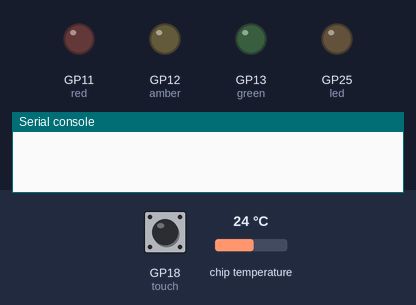
A program run on a simulated Raspberry Pi Pico running MicroPython. Shown: output pins drawn as LEDs (lit = HIGH), the last lines printed to the serial console. Dashed ring = blinking. Inputs (shaded band) come from the test bench; at power-on: GP18 (touch) LOW, chip temperature 24 °C.

Above: at 1.2 s.
1.3 s: GP18 (touch) pulled HIGH for 1 s
At 1.7 s:
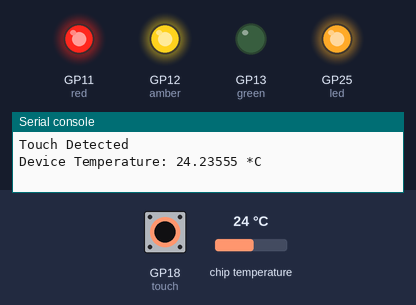
3.8 s: GP18 (touch) pulled HIGH for 0.15 s
At 4.9 s:
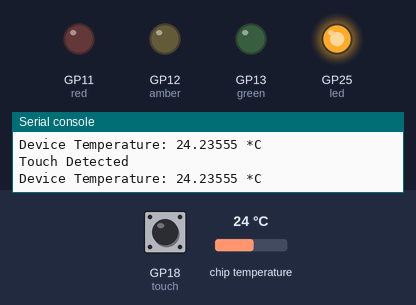
5.8 s: GP18 (touch) pulled HIGH for 3.2 s
At 6.1 s:
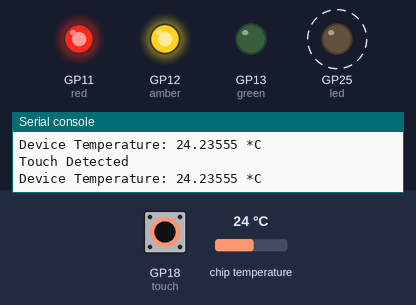
Timing chart, 0 to 10.8 s (numbered marks = the images above; inputs shaded):
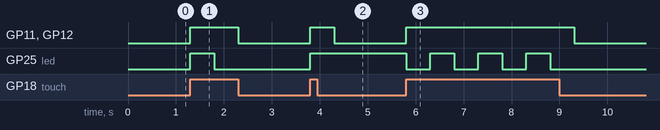

Measured:
- after the input at 1.3 s, GP11 (red), GP12 (amber): LOW → HIGH at once, → LOW 1.0 s later; GP25 (led): LOW → HIGH at once, → LOW 0.50 s later
- after the input at 3.8 s, GP11 (red), GP12 (amber): LOW → HIGH at once, → LOW 0.50 s later; GP25 (led): LOW → HIGH at once
- after the input at 5.8 s, GP11 (red), GP12 (amber): LOW → HIGH at once, → LOW 3.5 s later; GP25 (led): alternates HIGH for 0.50 s and LOW for 0.50 s, 7 changes in all, then stays LOW, starting at once

The program:

pico_touchswitch.py
```python
from machine import Pin
import time

touch = Pin(18,Pin.IN,Pin.PULL_DOWN)   # Pin 24 of Pico
led = Pin(25,Pin.OUT)                  # On-board LED
red = Pin(11,Pin.OUT)
amber = Pin(12,Pin.OUT)
green = Pin(13,Pin.OUT)
onboard_temp_sensor = machine.ADC(4)
conversion_factor = 3.3 / (65535)

while True:
    amber.value(0)
    red.value(0)
    green.value(0)
    reading = onboard_temp_sensor.read_u16() * conversion_factor
    device_temperature = 27 - (reading - 0.706) / 0.001721
    if touch.value():
        print("Touch Detected")
        led.toggle()
        amber.value(1)
        red.toggle()
        print("Device Temperature:", device_temperature, "*C")
        time.sleep(0.5)
```
